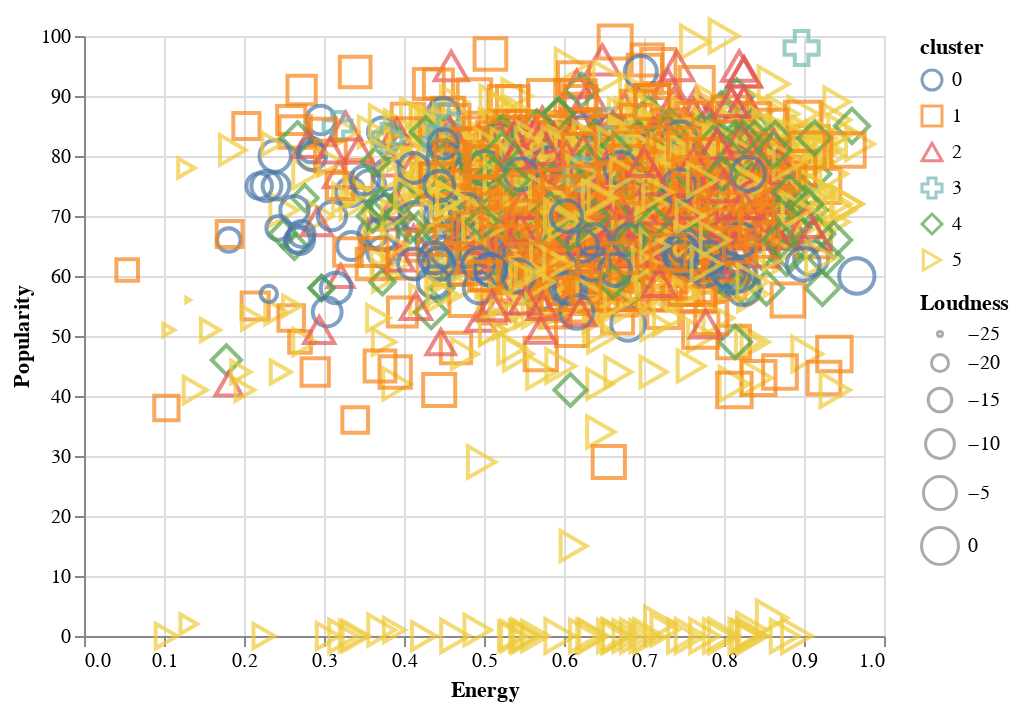

Notebook code cell kept with this figure:
### Code cell
alt.Chart(df3).mark_point().encode(
    x = "Energy",
    y = "Popularity",
    size = "Loudness",
    shape = "cluster:N",
    color = "cluster:N"
)

### Figure 1 — Vega-Lite specification as saved in the notebook (floating-point values rounded to 4 significant figures; data arrays with more than 128 entries replaced by an {"elided": "..."} marker saying what was removed)
{"config": {"view": {"continuousWidth": 400, "continuousHeight": 300}}, "data": {"name": "data-c0ca2b2a57eca90e9a875be2cc9ee4d8"}, "mark": "point", "encoding": {"color": {"type": "nominal", "field": "cluster"}, "shape": {"type": "nominal", "field": "cluster"}, "size": {"type": "quantitative", "field": "Loudness"}, "x": {"type": "quantitative", "field": "Energy"}, "y": {"type": "quantitative", "field": "Popularity"}}, "$schema": "https://vega.github.io/schema/vega-lite/v4.8.1.json", "datasets": {"data-c0ca2b2a57eca90e9a875be2cc9ee4d8": {"elided": "1545 records"}}}
